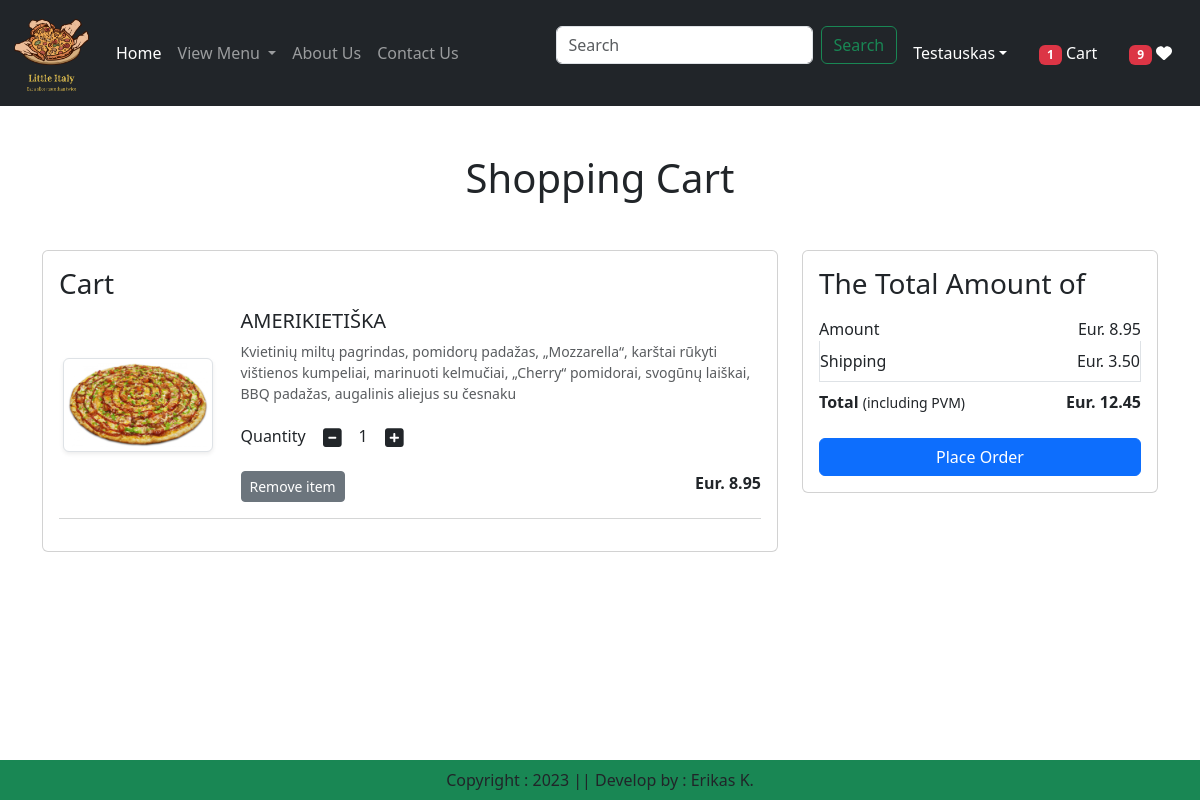
The page /cart/ (signed in) on the database its author committed.
### app/models.py (models this page shows, shortened)
class Cart(models.Model):
    user = models.ForeignKey(User, on_delete=models.CASCADE)
    product = models.ForeignKey(Product, on_delete=models.CASCADE)
    quantity = models.PositiveIntegerField(default=1)

class Product(models.Model):
    title = models.CharField(max_length=100)
    selling_price = models.FloatField()
    discounted_price = models.FloatField(null=True)
    description = models.TextField()
    composition = models.TextField(default='')
    category = models.CharField(choices=CATEGORY_CHOICES, max_length=2)
    product_image = models.ImageField(upload_to='product')

### app/views.py (the view)
# urls.py: path('cart/', views.show_cart, name='showcart'),
@login_required
def show_cart(request):
    user = request.user
    cart = Cart.objects.filter(user=user)
    amount = 0
    for p in cart:
        value = p.quantity * p.product.discounted_price
        amount = amount + value
    totalamount = round(amount + 3.50, 2)
    totalitem = 0
    wishitem = 0
    if request.user.is_authenticated:
        totalitem = len(Cart.objects.filter(user=request.user))
        wishitem = len(Wishlist.objects.filter(user=request.user))
    return render(request, 'app/addtocart.html', locals())

### app/templates/app/addtocart.html (shortened to what this page needs)
{% extends "app/base.html" %}
{% load static %}
{% block main-content %}
<div class="container my-5">
  <div class="row">
    {% if cart %}
    <h1 class="text-center mb-5">Shopping Cart</h1>
    <div class="col-sm-8">
      <div class="card">
        <div class="card-body">
          <h3>Cart</h3>
           {% for item in cart %}
          <div class="row">
            <div class="col-sm-3 text-center align-self-center"><img src="{{item.product.product_image.url}}"
                                                                     alt="{{item" srcset="" class="img-fluid img-thumbnail shadow-sm" height="150" width="150"> </div>
              <div class="col-sm-9">
                <div>
                  <h5>{{item.product.title}}</h5>
                  <p class="mb-2 text-muted small">{{item.product.description}}</p>
                  <div class="my-3">
                    <label for="quantity">Quantity</label>
                    <a class="minus-cart btn" pid={{item.product.id}}><i class="fas fa-minus-square fa-lg"></i></a>
                      <span id="quantity">{{item.quantity}}</span>
                    <a class="plus-cart btn" pid={{item.product.id}}><i class="fas fa-plus-square fa-lg"></i></a>
                  </div>
                  <div class="d-flex justify-content-between">
                    <a href="#" class="remove-cart btn btn-sm btn-secondary mr-3" pid={{item.product.id}}>Remove item</a>
                    <p class="mb-0"><span><strong>Eur. {{item.product.discounted_price}}</strong></span></p>
                  </div>
                </div>
              </div>
          </div>
          <hr class="text-muted">
            {% endfor %}
        </div>
      </div>
    </div>
    <div class="col-sm-4">
      <div class="card">
        <div class="card-body">
          <h3>The Total Amount of</h3>
          <ul class="list-group">
            <li class="list-group-item d-flex justify-content-between align-items-center border-0 px-0 pb-0">Amount<span id="amount">Eur. {{amount}}</span></li>
            <li class="list-group-item d-flex justify-content-between align-items-center px-0">Shipping <span>Eur. 3.50</span></li>
            <li class="list-group-item d-flex justify-content-between align-items-center border-0 px-0 mb-3">
              <div>
                <strong>Total</strong> <small>(including PVM)</small>
              </div>
              <span id="totalamount"><strong>Eur. {{totalamount}}</strong></span>
            </li>
          </ul>
          <div class="d-grid"><a href="{% url 'checkout' %}" class="btn btn-primary">Place Order</a></div>
        </div>
      </div>
    </div>
    {% else %}
      <h1 class="text-center mb-5">Cart is Empty</h1>{% endif %}
  </div>
</div>
{% endblock main-content %}

### app/templates/app/base.html (shortened to what this page needs)
{% load static %}
<html lang="en">
<head>
    <link href="https://cdn.jsdelivr.net/npm/bootstrap@5.3.0-alpha1/dist/css/bootstrap.min.css" rel="stylesheet"
>
    <link rel="stylesheet" href="{% static 'app/css/owl.carousel.min.css' %}">
    <link rel="stylesheet" href="{% static 'app/css/all.min.css' %}">
    <link rel="stylesheet" href="{% static 'app/css/style.css' %}">
</head>
<body>
    <nav class="navbar navbar-expand-lg navbar-dark ftco_navbar bg-dark ftco-navbar-light" id="ftco-navbar">
      <div class="container-fluid">
        <a class="navbar-brand" href="#">
            <img src="{% static 'app/images/pizza.png' %}" alt="Pizza Image" width="80" height="80">
        </a>
        <div class="collapse navbar-collapse" id="navbarSupportedContent">
          <ul class="navbar-nav me-auto mb-2 mb-lg-0">
            {% if request.user.is_authenticated %}
            <li class="nav-item">
              <a class="nav-link active" aria-current="page" href="/">Home</a>
            </li>
            <li class="nav-item dropdown">
              <a class="nav-link dropdown-toggle" href="#" role="button" data-bs-toggle="dropdown" aria-expanded="false">
                View Menu
              </a>
            </li>
            <li class="nav-item">
              <a class="nav-link" href="{% url 'about' %}">About Us</a>
            </li>
            <li class="nav-item">
              <a class="nav-link" href="{% url 'contact' %}">Contact Us</a>
            </li>
          </ul>
          <form class="d-flex" role="search" action="/search">
            <input class="form-control me-2" type="search" placeholder="Search" name="search" aria-label="Search">
            <button class="btn btn-outline-success" type="submit">Search</button>
          </form>
        </div>
        <ul class="navbar-nav me-auto mb-2 mb-lg-0">
            <li class="nav-item dropdown mx-2">
              <a class="nav-link dropdown-toggle text-white" href="#" id="profileDropdown"
                 role="button" data-bs-toggle="dropdown" aria-expanded="false">{{ user.get_username }}</a>
            </li>
            <li class="nav-item mx-2">
                <a href="{% url 'showcart' %}" class="nav-link text-white"><span class="badge bg-danger">
                    {% if totalitem > 0 %} {{totalitem}} {% endif %}</span> Cart</a>
            </li>
            <li class="nav-item mx-2">
                <a href="{% url 'showwishlist' %}" class="nav-link text-white"><span class="badge bg-danger">
                    {% if wishitem > 0 %} {{wishitem}} {% endif %}</span>  <i class="fa fa-heart"></i></a>
            </li>
            {% endif %}
        </ul>
      </div>
    </nav>
    {% block main-content %}{% endblock main-content %}
    <footer class="container-fluid fixed-bottom bg-success text-center p-2 mt-5">
        Copyright : 2023 || Develop by : Erikas K.
    </footer>
</body>
</html>

### rows shown on the page
Cart: product.product_image (picture), product "AMERIKIETIŠKA", product.description "Kvietinių miltų pagrindas, pomidorų padažas, „Mozzarella“, karštai rūkyti vištienos kumpeliai, marinuoti kelmučiai, „Cherry“ pomidorai, svogūnų laiškai, BBQ padažas, augalinis aliejus su česnaku", quantity "1", product.discounted_price "8.95"

### other values the page prints
{{ user.get_username }} "Testauskas"
{{ totalitem }} "1"
{{ wishitem }} "9"
{{ amount }} "8.95"
{{ totalamount }} "12.45"
